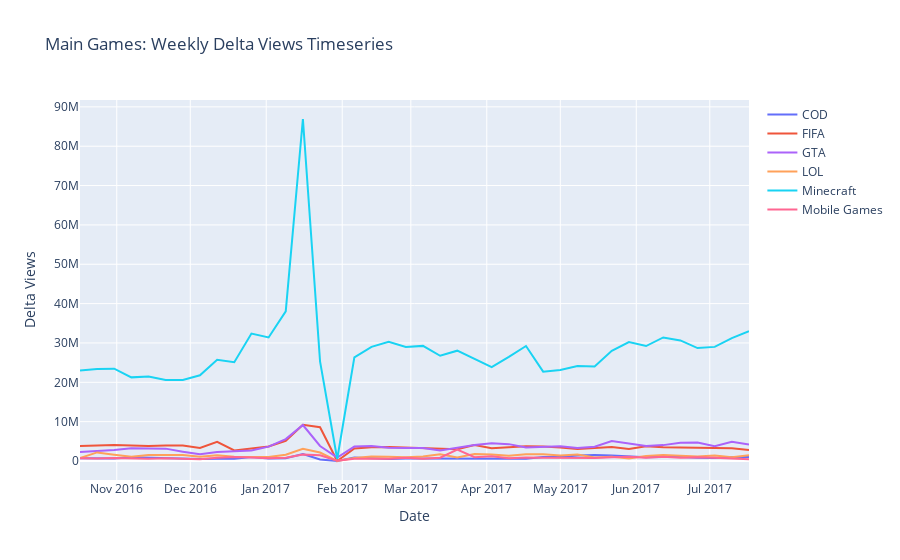

The notebook cell this image was saved under:
### Code cell
fig = go.Figure()

for (game, game_df) in sample_beforeF:
    fig.add_trace(go.Scatter(
        x=game_df['datetime'],
        y=game_df[metric],
        mode='lines',
        name=game,
        line=dict(color=colors[game]),
    ))

fig.update_layout(
        title=f"Main Games: Weekly {metric_txt} Timeseries",
        xaxis_title='Date',
        yaxis_title=metric_txt,
        showlegend=True
    )

fig.write_html(f"plots/dviews_beforeF.html")

fig.show()
